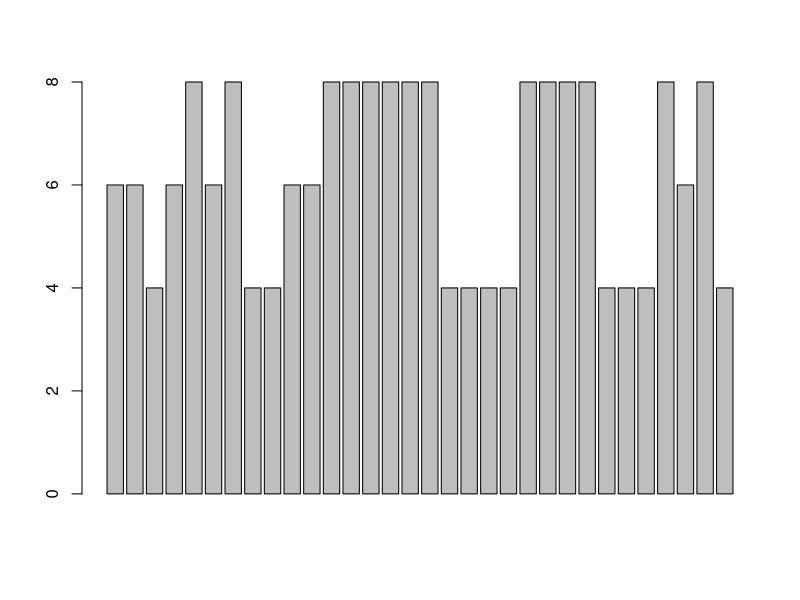
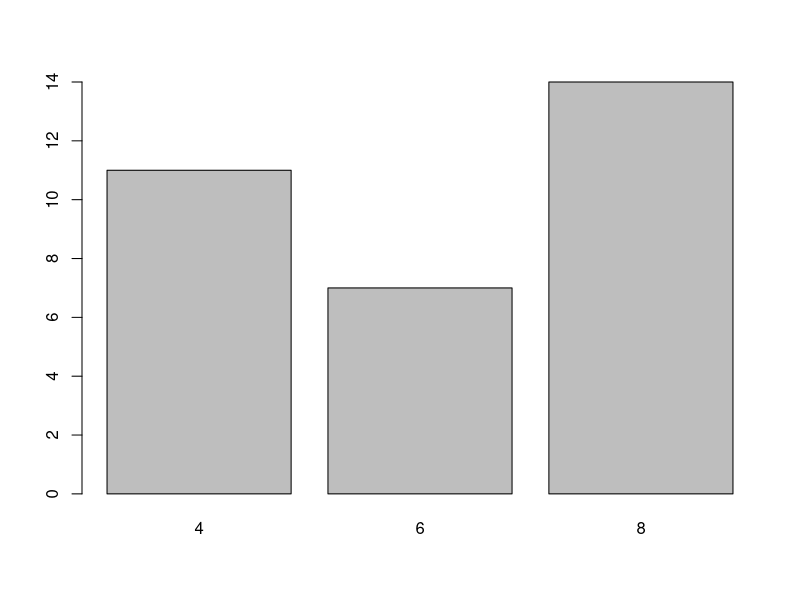
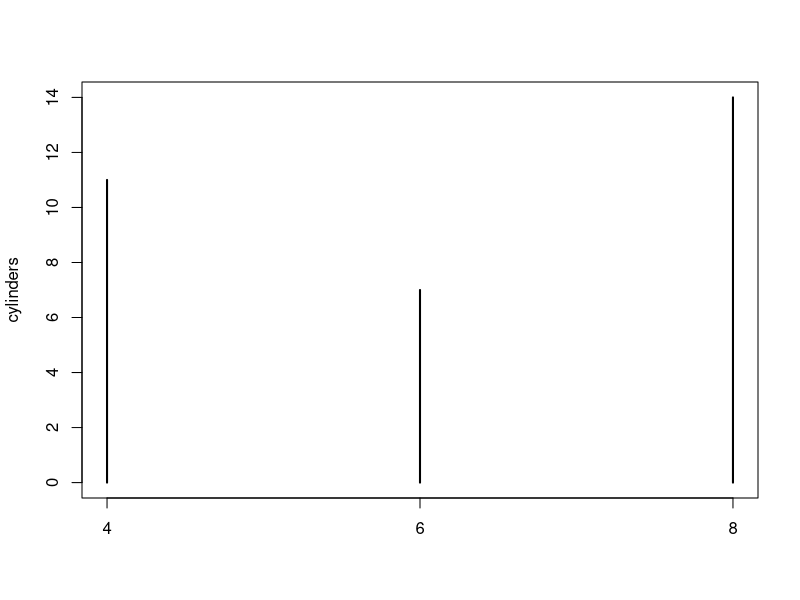
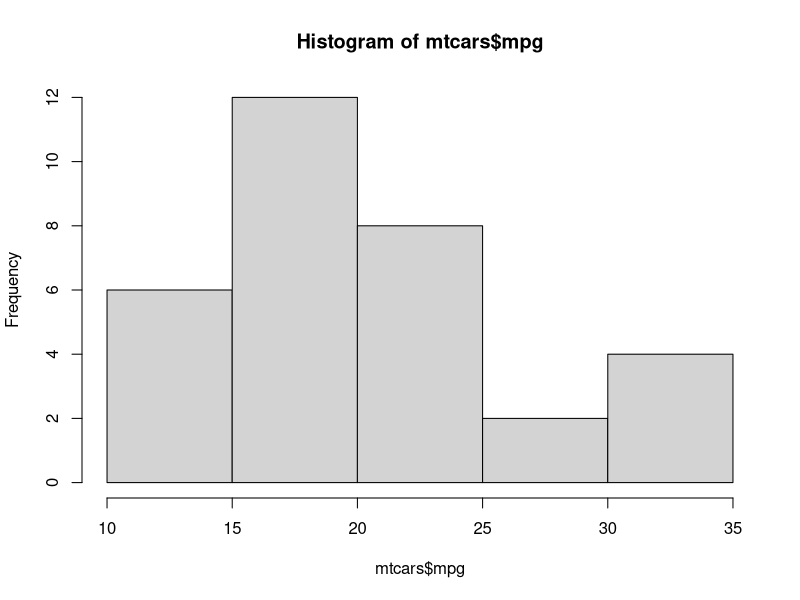
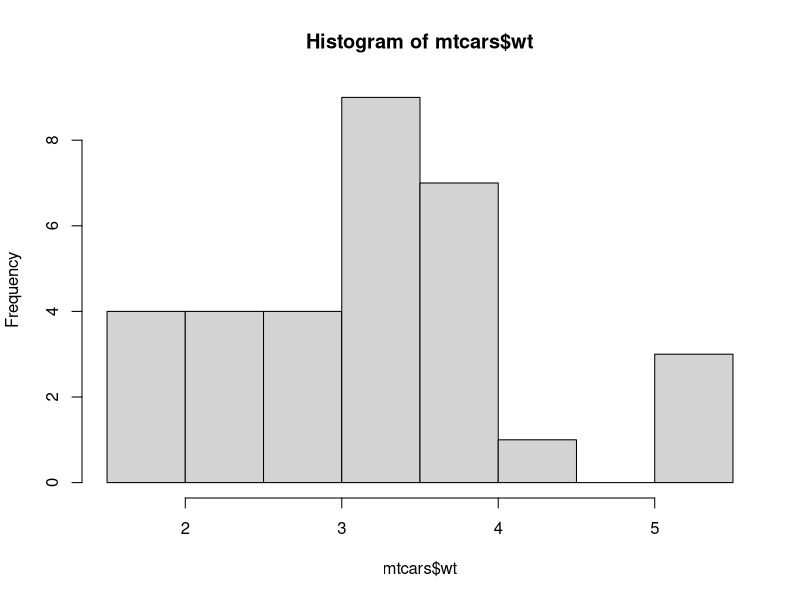
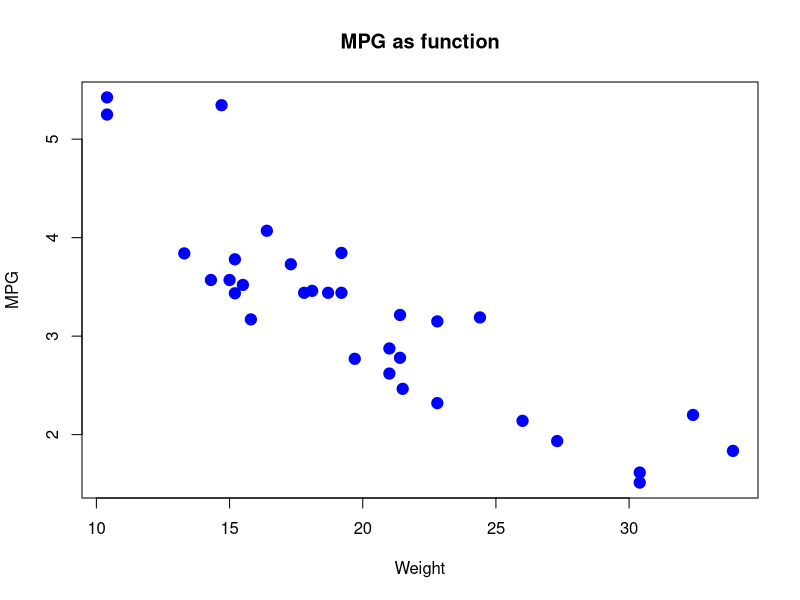
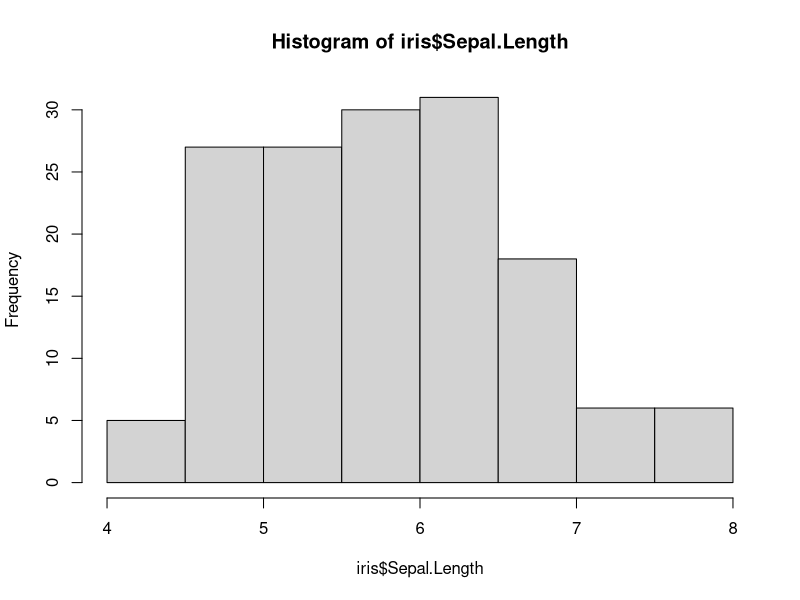
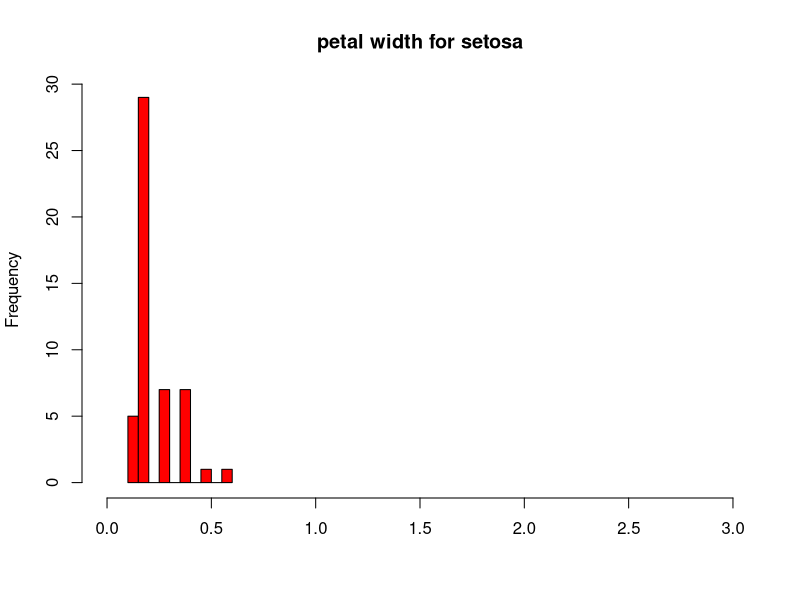

Write R code to recreate these figures, in order. (Note: this script raises an error after producing the figures.)
library(datasets)
?mtcars
head(mtcars)
barplot(mtcars$cyl)
cylinders <- table(mtcars$cyl)
barplot(cylinders)
plot(cylinders)

hist(mtcars$mpg)
hist(mtcars$wt)
plot(mtcars$mpg, mtcars$wt,
     pch = 19, cex = 1.5, col="blue",
     main = "MPG as function", xlab = "Weight", ylab = "MPG")

head(iris)
hist(iris$Sepal.Length)

hist(iris$Petal.Width[iris$Species=="setosa"],
     xlim = c(0,3), breaks = 9,
     main = "petal width for setosa",
     xlab = "", col = "red")

p_load(psych)
describe(iris$Sepal.Length)
hist(iris$Sepal.Length[iris$Species=="virginica"])

